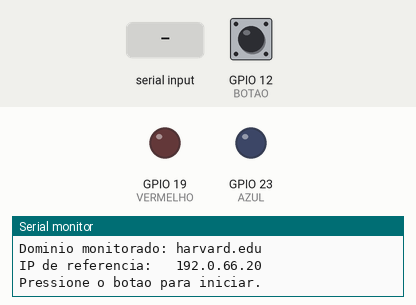
Bench run of a sketch on a simulated ESP32. On the bench: output pins drawn as LEDs (lit = HIGH), the last lines printed to the serial monitor. The test bench sets the inputs (shaded band); at power-on: GPIO 12 (BOTAO) HIGH.

Above: at 1.2 s.
1.3 s: GPIO 12 (BOTAO) pulled LOW for 0.15 s
3.0 s: "1\n" received over Serial
At 4.0 s:
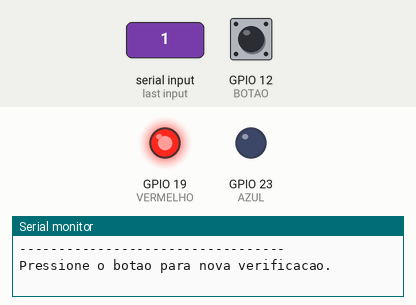
4.5 s: GPIO 12 (BOTAO) pulled LOW for 1 s
At 5.2 s:
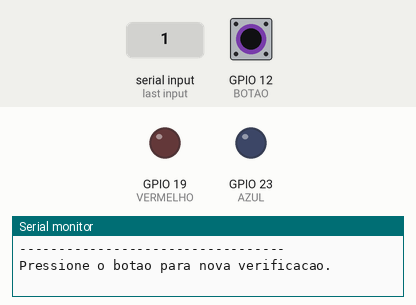
7.0 s: "0\n" received over Serial
At 8.2 s:
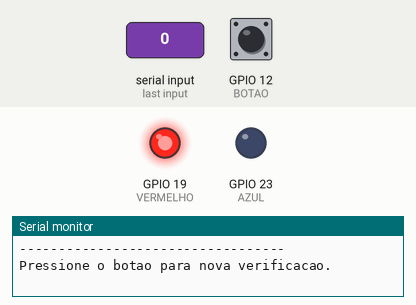
Timing chart, 0 to 9.5 s (numbered marks = the images above; inputs shaded):
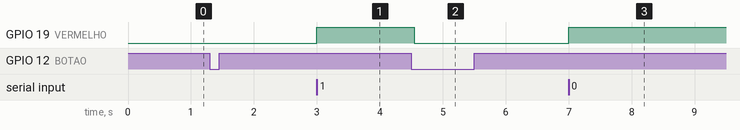

The sketch:

app-modelo.ino
```cpp
// ============================================================
// NetGuard - CP2 AICSS
// Verificação do IP de um domínio com ESP32
// Domínio monitorado: harvard.edu  |  IP de referência: 192.0.66.20
// ============================================================
#include <Arduino.h>
// ---------- Pinos ----------
#define BOTAO 12     // botão ligado entre o pino 4 e o GND
#define AZUL 23     // LED azul (sucesso)
#define VERMELHO 19 // LED vermelho (alerta)

// ---------- Dados da verificação ----------
const String DOMINIO = "harvard.edu";
const String REFERENCIA = "192.0.66.20"; // IP obtido no checkpoint de Cyber

// ------------------------------------------------------------
// Apaga os dois LEDs (estado inicial e início de cada verificação)
// ------------------------------------------------------------
void apagarLeds()
{

    digitalWrite(AZUL, LOW);
    digitalWrite(VERMELHO, LOW);
}

// ------------------------------------------------------------
// Retorna true se o botão foi realmente pressionado.
// O delay de 50 ms ignora a "trepidação" (bounce) do botão.
// Com INPUT_PULLUP, o botão pressionado lê LOW.
// ------------------------------------------------------------
bool botaoPressionado()
{

    if (digitalRead(BOTAO) == LOW)
    {
        delay(50);
        return digitalRead(BOTAO) == LOW; // confirma que continua pressionado
    }
    return false;
}

// ------------------------------------------------------------
// Espera o botão ser solto, para que um único clique
// não gere duas verificações seguidas.
// ------------------------------------------------------------
void esperarSoltarBotao()
{

    while (digitalRead(BOTAO) == LOW)
        ;
    {
        // aguarda soltar
    }
    delay(50); // ignora a trepidação ao soltar
}

// ------------------------------------------------------------
// Pede o IP no Serial Monitor e devolve o texto digitado.
// ------------------------------------------------------------
String lerIP()
{

    // Descarta qualquer texto digitado antes do botão ser pressionado
    while (Serial.available())
    {

        Serial.read();
    }

    Serial.println("\nDigite o IP e pressione Enter:");

    while (!Serial.available())
    {

        // aguarda o usuário digitar
    }

    String ip = Serial.readStringUntil('\n');
    ip.trim(); // remove espaços e o '\r' que alguns terminais enviam
    return ip;
}

// ------------------------------------------------------------
// Compara o IP informado com a referência, acende o LED
// correspondente e mostra o resultado no Serial Monitor.
// ------------------------------------------------------------
void verificarIP(String ip)
{

    Serial.println("----------------------------------");
    Serial.print("Dominio monitorado: ");
    Serial.println(DOMINIO);
    Serial.print("IP informado:       ");
    Serial.println(ip);

    if (ip == REFERENCIA)
    {

        digitalWrite(AZUL, HIGH); // sucesso
        digitalWrite(VERMELHO, LOW);
        Serial.println("Resultado:          IP CORRESPONDENTE (LED azul)");
    }
    else
    {

        digitalWrite(AZUL, LOW);
        digitalWrite(VERMELHO, HIGH); // alerta
        Serial.println("Resultado:          ALERTA - IP DIFERENTE (LED vermelho)");
    }

    Serial.println("----------------------------------");
    Serial.println("Pressione o botao para nova verificacao.");
}

// ============================================================
void setup()
{

    Serial.begin(115200);

    pinMode(BOTAO, INPUT_PULLUP); // entrada com resistor interno
    pinMode(AZUL, OUTPUT);
    pinMode(VERMELHO, OUTPUT);

    apagarLeds(); // os dois LEDs começam apagados

    Serial.println("=== NetGuard - Verificacao de IP ===");
    Serial.print("Dominio monitorado: ");
    Serial.println(DOMINIO);
    Serial.print("IP de referencia:   ");
    Serial.println(REFERENCIA);
    Serial.println("Pressione o botao para iniciar.");
}

// ============================================================
void loop()
{

    if (botaoPressionado())
    {
        apagarLeds(); // nova verificação começa com os LEDs apagados
        esperarSoltarBotao();

        String ip = lerIP();
        verificarIP(ip);
    }
}
```

Measured:
- after the input at 3.0 s, GPIO 19 (VERMELHO): LOW → HIGH at once
- after the input at 4.5 s, GPIO 19 (VERMELHO): HIGH → LOW after 0.05 s
- after the input at 7.0 s, GPIO 19 (VERMELHO): LOW → HIGH at once
